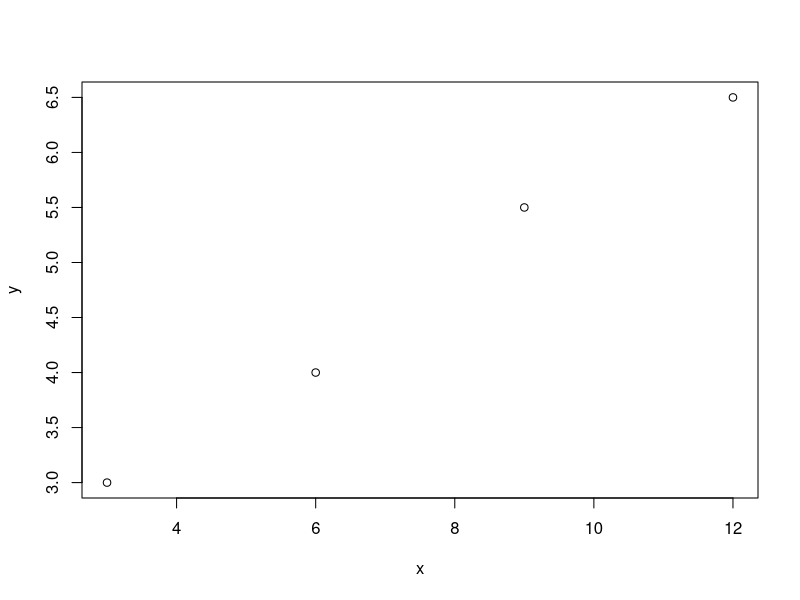
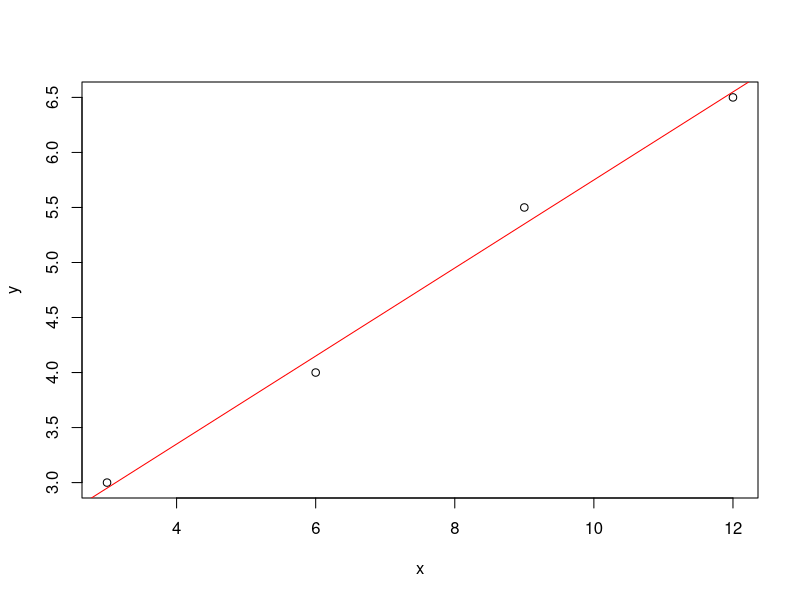
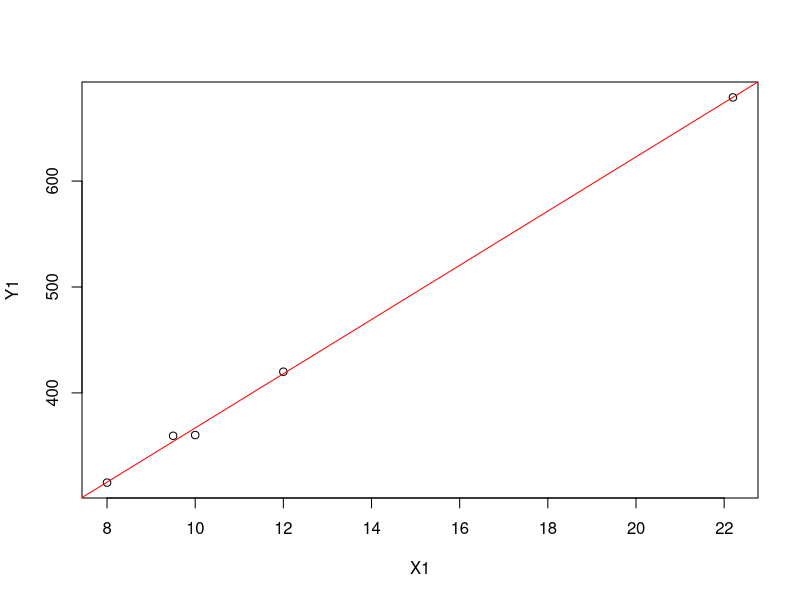
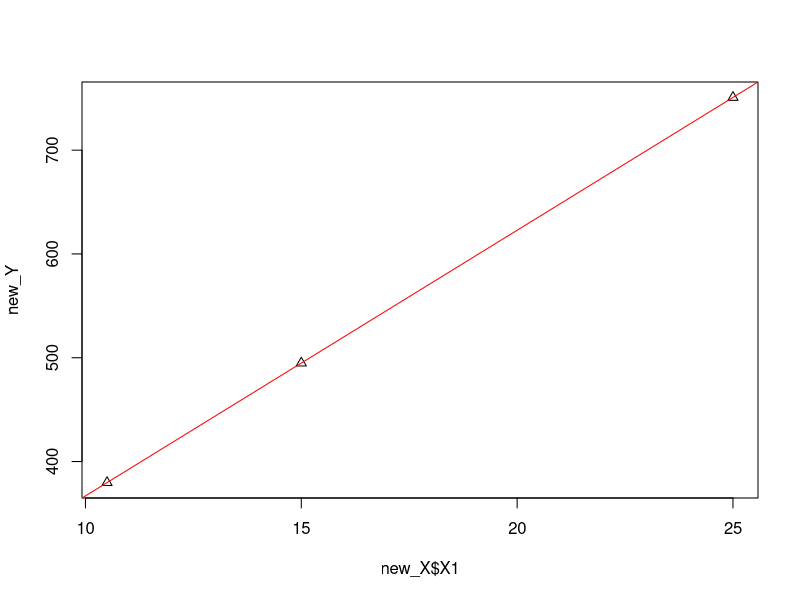

These charts were generated, in order, by the following R code:
# 현실 세계의 모델링
x <- c(3,6,9,12.)
y <- c(3,4,5.5,6.5)
plot(x,y)

# model 1 : y=0.5x+1.0
y1 = 0.5*x + 1.0
y1

# 평균 제곱 오차 : Mean Squard Error
(y-y1)**2
sum((y-y1)**2)
mse <- sum((y-y1)**2)/ length(y)
mse

# model 2 : y=5/12x + 7/4
y2 <- 5*x / 12 + 7/4
y2

mse2 <- sum((y-y2)**2) / length(y)
mse2

# R의 단순 성형회귀 모델 lm
y
x
model <- lm(y ~ x)
model

plot(x,y)
abline(model,col='red')
fitted(model)
mse_model <- sum((y - fitted(model))**2 / length(y))

# 잔차 - Residuals
residuals(model)

# 잔차 제곱합
deviance(model)

# 평균 제곱오차(MSE)
deviance(model) / length(y)
summary(model)

#예측
newX <- data.frame(x=c(1.2,2.0,20.65,4.0))
newX
predict(model, newdata=newX)
newY <-predict(model, newdata=newX)
newY

# 연습문제 1.
X1 <- c(10.0, 12.0, 9.5, 22.2, 8.0)
Y1 <- c(360.2, 420.0, 359.5, 679.0, 315.3)

model <- lm(Y1~X1)
summary(model)
plot(X1,Y1)
abline(model,col='red')
residuals(model)
deviance(model) # 잔차 제곱합
deviance(model) / length(Y1) # 평균 제곱 오차
new_X <- data.frame(X1=c(10.5,25.0,15.0))
new_Y <- predict(model, newdata = new_X)

plot(new_X$X1,new_Y,pch=2)
abline(model, col ='red')










